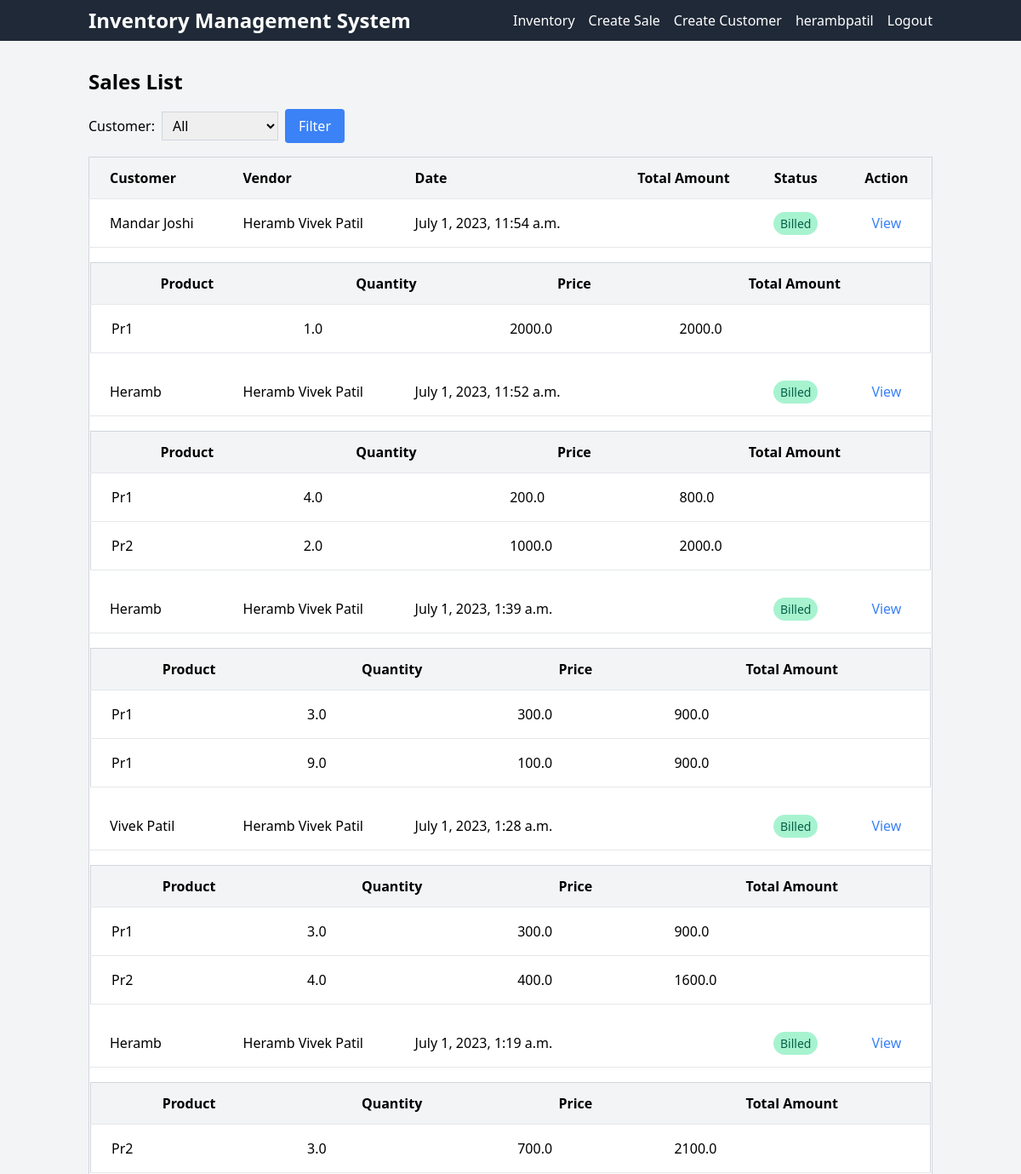
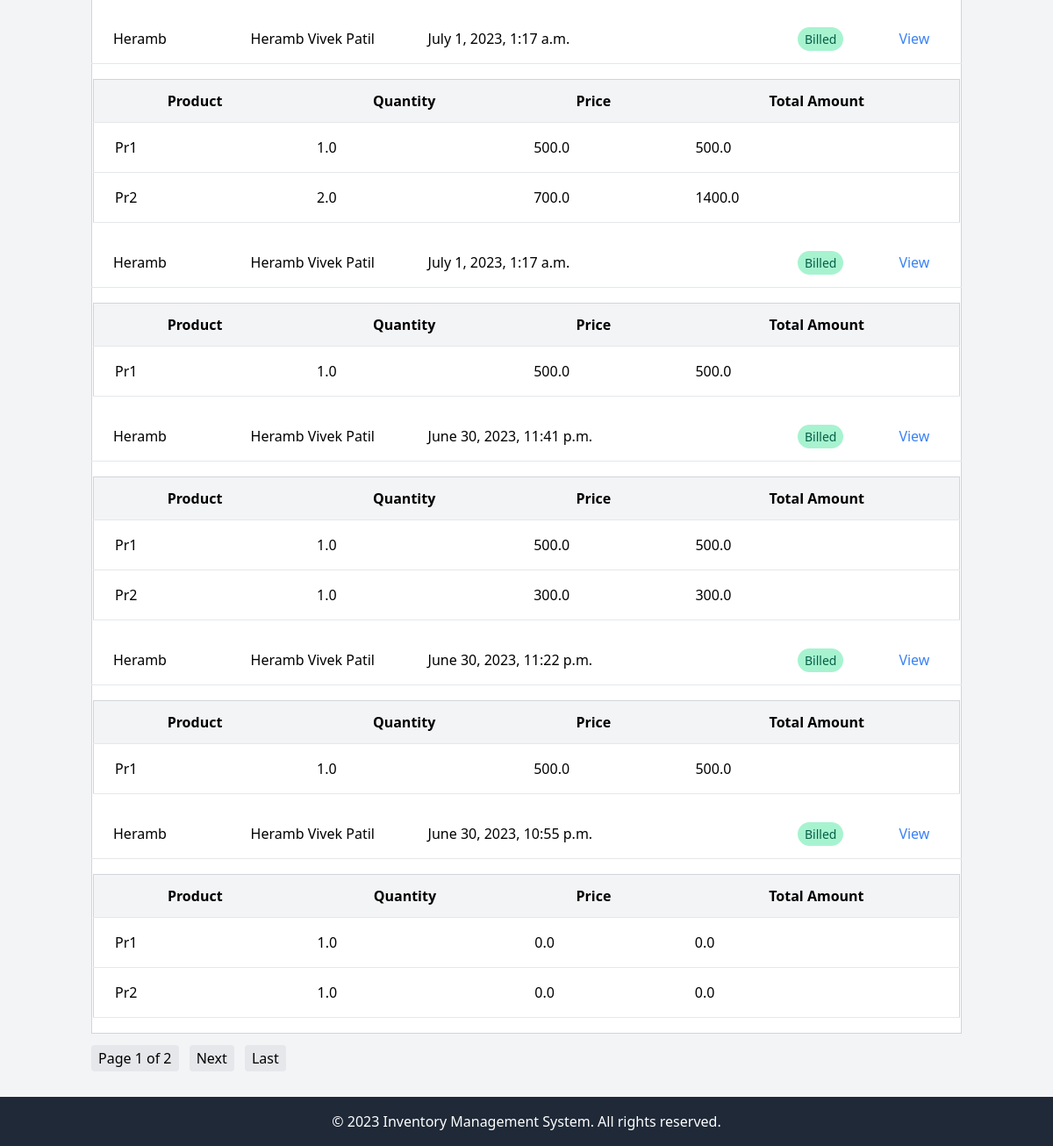
The page /sale/ (signed in) on the database as committed earlier (2 pictures, top to bottom).
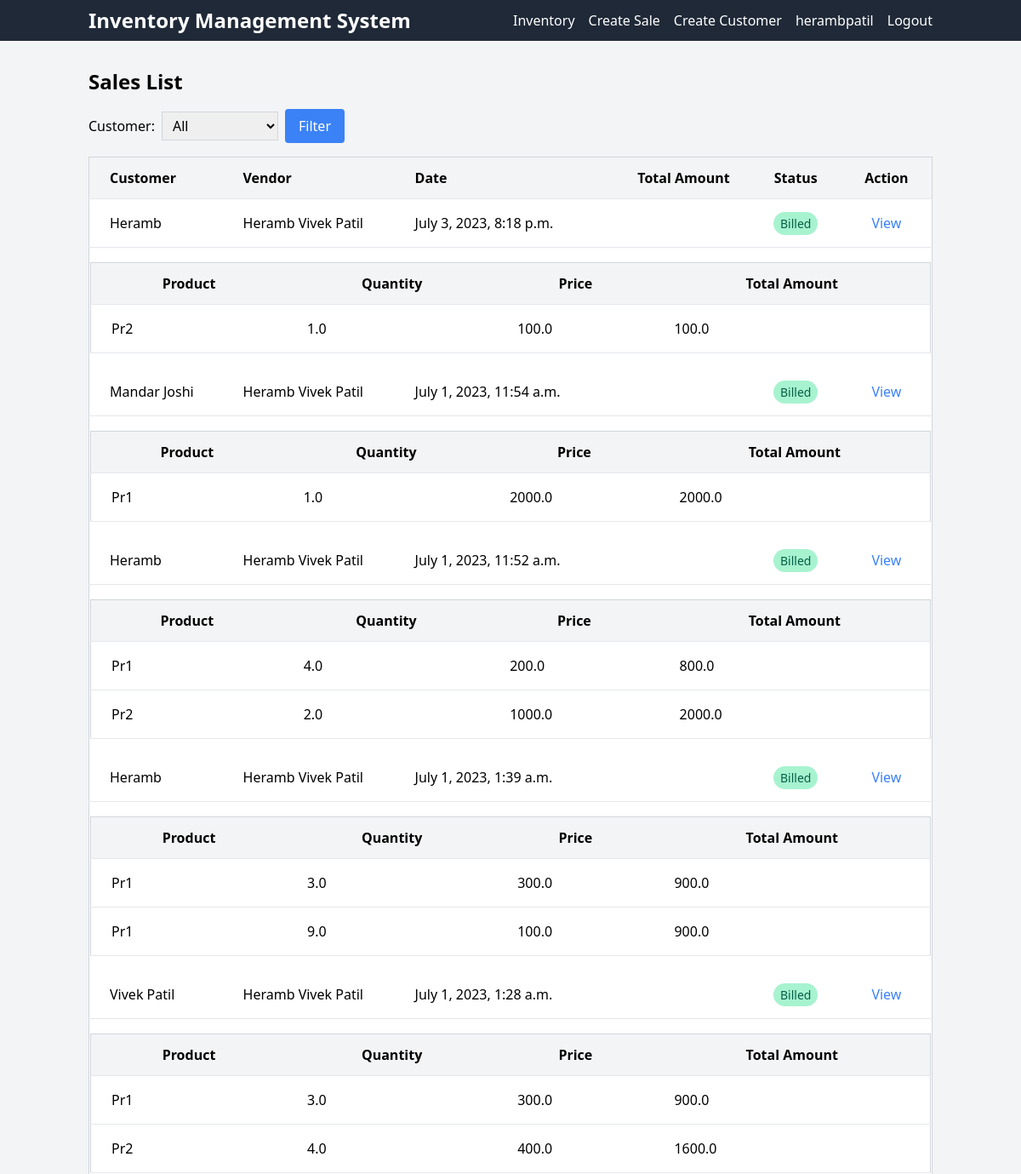
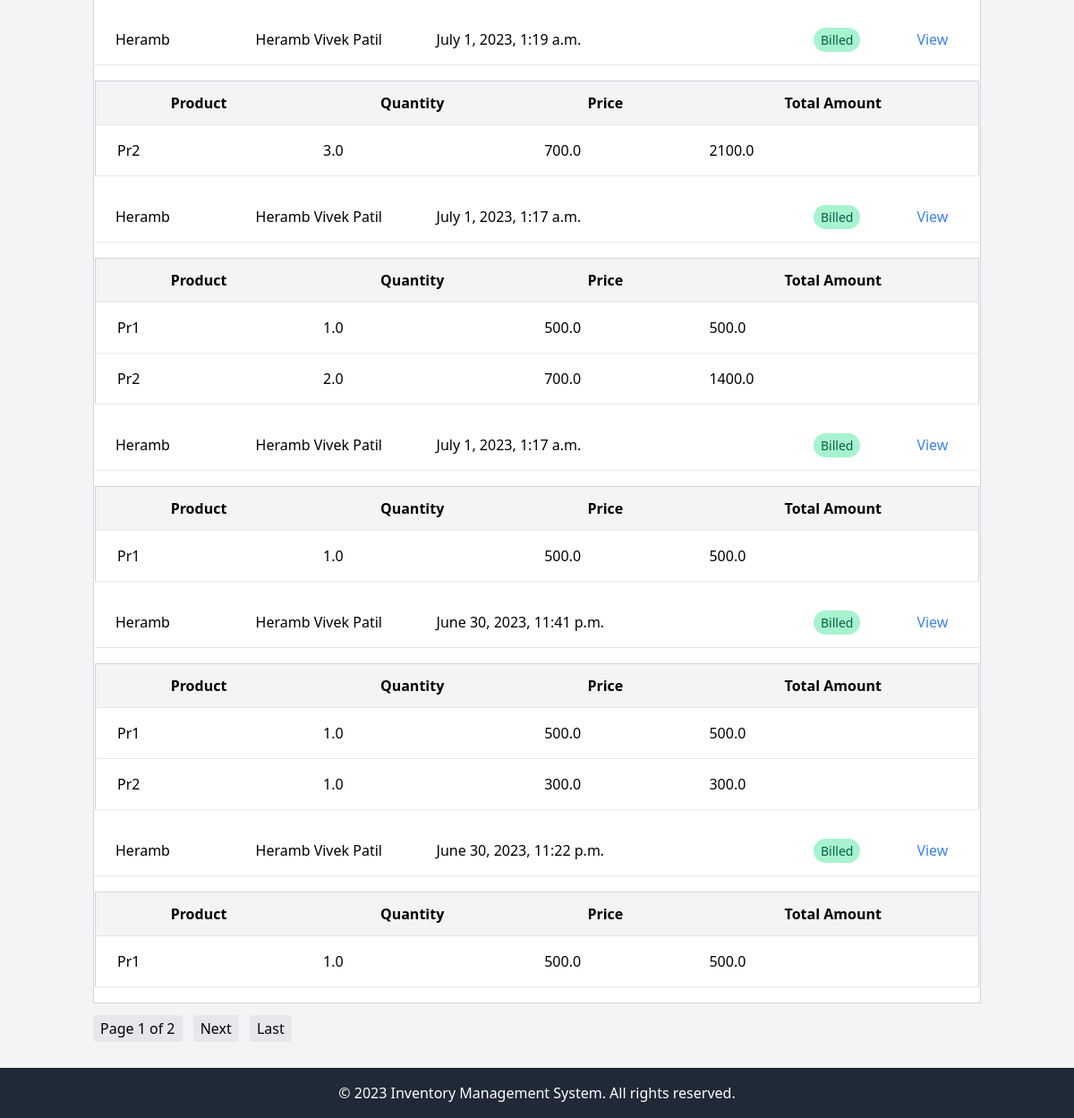
The same page on the database as committed later (2 pictures, top to bottom).
### main/models.py (models this page shows, shortened)
class Sale(models.Model):
    vendor = models.ForeignKey(Vendor, on_delete=models.CASCADE, default=1)
    customer = models.ForeignKey(Customer, on_delete=models.CASCADE, null=True)
    sale_date = models.DateTimeField(auto_now_add=True)
    billed = models.BooleanField(default=False)
    class Meta:
        verbose_name_plural = 'Sales'

class Customer(models.Model):
    customer_name = models.CharField(max_length=50, blank=True, default=" ")
    customer_mobile = models.CharField(max_length=50, default="0")
    customer_address = models.TextField(default=" ")
    vendor = models.ForeignKey(settings.AUTH_USER_MODEL, on_delete=models.CASCADE, related_name='customers',default=1)
    def __str__(self):
        return self.customer_name
    class Meta:
        verbose_name_plural = '7. Customers'

class Vendor(models.Model):
    user = models.OneToOneField(
        settings.AUTH_USER_MODEL,
        on_delete=models.CASCADE,
        null=True,
        related_name='vendor_profile'
    )
    full_name = models.CharField(max_length=50)
    photo = models.ImageField(upload_to="vendor/")
    address = models.TextField()
    mobile = models.CharField(max_length=15)
    status = models.BooleanField(default=False)
    class Meta:
        verbose_name_plural = '1. Vendors'
    def __str__(self):
        return self.full_name

class SaleItem(models.Model):
    sale = models.ForeignKey(Sale, related_name='sale_items', on_delete=models.CASCADE)
    product = models.ForeignKey(Product, on_delete=models.CASCADE)
    qty = models.FloatField(default=0)
    price = models.FloatField(default=0)
    total_amt = models.FloatField(default=0)

class Product(models.Model):
    title = models.CharField(max_length=50)
    detail = models.TextField()
    unit = models.ForeignKey(Unit, on_delete=models.CASCADE)
    photo = models.ImageField(upload_to="product/")
    class Meta:
        verbose_name_plural = '3. Products'
    def __str__(self):
        return self.title

### main/views.py (the view)
# urls.py: path('sale/', views.sale_list, name='sale_list'),
def sale_list(request):
    sales = Sale.objects.filter(customer__vendor=request.user)
    selected_customer = request.GET.get('customer')
    if selected_customer:
        sales = Sale.objects.filter(customer_id=selected_customer).order_by('-sale_date')
    else:
        sales = Sale.objects.all().order_by('-sale_date')
    paginator = Paginator(sales, 10)  # Show 10 sales per page
    page_number = request.GET.get('page')
    page_obj = paginator.get_page(page_number)
    customers = Customer.objects.all()
    context = {
        'sales': page_obj,
        'customers': customers,
        'selected_customer': selected_customer
    }
    return render(request, 'sale_list.html', context)

### templates/sale_list.html (shortened to what this page needs)
{% extends 'base.html' %}
{% block content %}
  <h1 class="text-2xl font-bold mb-4">Sales List</h1>
  <div class="mb-4">
    <form action="{% url 'main:sale_list' %}" method="GET">
      <div class="flex items-center">
        <label for="customer-filter" class="mr-2">Customer:</label>
        <select name="customer" id="customer-filter" class="px-2 py-1 border border-gray-300">
          <option value="">All</option>
        </select>
        <button type="submit" class="ml-2 px-4 py-2 bg-blue-500 text-white rounded hover:bg-blue-700">Filter</button>
      </div>
    </form>
  </div>
  <div class="overflow-x-auto">
    <table class="min-w-full bg-white border border-gray-300">
      <thead>
        <tr>
          <th class="px-6 py-3 bg-gray-100 border-b text-left">Customer</th>
          <th class="px-6 py-3 bg-gray-100 border-b text-left">Vendor</th>
          <th class="px-6 py-3 bg-gray-100 border-b text-left">Date</th>
          <th class="px-6 py-3 bg-gray-100 border-b text-right">Total Amount</th>
          <th class="px-6 py-3 bg-gray-100 border-b text-center">Status</th>
          <th class="px-6 py-3 bg-gray-100 border-b text-center">Action</th>
        </tr>
      </thead>
      <tbody>
        {% for sale in sales %}
          <tr>
            <td class="px-6 py-4 border-b text-left">{{ sale.customer }}</td>
            <td class="px-6 py-4 border-b text-left">{{ sale.vendor }}</td>
            <td class="px-6 py-4 border-b text-left">{{ sale.sale_date }}</td>
            <td class="px-6 py-4 border-b text-right">{{ sale.total_amount }}</td>
            <td class="px-6 py-4 border-b text-center">
              {% if sale.billed %}
                <span class="px-2 py-1 text-sm text-green-800 bg-green-200 rounded-full">Billed</span>
              {% else %}
                <span class="px-2 py-1 text-sm text-red-800 bg-red-200 rounded-full">Not Billed</span>
              {% endif %}
            </td>
            <td class="px-6 py-4 border-b text-center">
              <a href="{% url 'main:sale_detail' sale.id %}" class="text-blue-500 hover:text-blue-700">View</a>
            </td>
          </tr>
          <tr>
            <td colspan="6" class="border-t">
              <table class="w-full border border-gray-300 my-4">
                <thead>
                  <tr>
                    <th class="px-6 py-3 bg-gray-100 border-b">Product</th>
                    <th class="px-6 py-3 bg-gray-100 border-b">Quantity</th>
                    <th class="px-6 py-3 bg-gray-100 border-b">Price</th>
                    <th class="px-6 py-3 bg-gray-100 border-b">Total Amount</th>
                  </tr>
                </thead>
                <tbody>
                  {% for item in sale.sale_items.all %}
                    <tr>
                      <td class="px-6 py-4 border-b">{{ item.product }}</td>
                      <td class="px-6 py-4 border-b">{{ item.qty }}</td>
                      <td class="px-6 py-4 border-b">{{ item.price }}</td>
                      <td class="px-6 py-4 border-b">{{ item.total_amt }}</td>
                    </tr>
                  {% empty %}
                    <tr>
                      <td colspan="4" class="px-6 py-4 text-center">No sale items found.</td>
                    </tr>
                  {% endfor %}
                </tbody>
              </table>
            </td>
          </tr>
        {% empty %}
          <tr>
            <td colspan="6" class="px-6 py-4 text-center">No sales found.</td>
          </tr>
        {% endfor %}
      </tbody>
    </table>
  </div>
  <div class="mt-4">
    <span class="mr-2 px-2 py-1 bg-gray-200 rounded">Page {{ sales.number }} of {{ sales.paginator.num_pages }}</span>
    {% if sales.has_next %}
      <a href="?page={{ sales.next_page_number }}" class="mr-2 px-2 py-1 bg-gray-200 rounded">Next</a>
      <a href="?page={{ sales.paginator.num_pages }}" class="mr-2 px-2 py-1 bg-gray-200 rounded">Last</a>
    {% endif %}
  </div>
{% endblock %}

Rows that differ between the two databases and show on the page:
no longer on this page (row unchanged): Sale: customer "Heramb", vendor "Heramb Vivek Patil", sale_date "June 30, 2023, 10:55 p.m.", billed "Billed"
no longer on this page (row unchanged): SaleItem: product "Pr1", qty "1.0", price "0.0", total_amt "0.0", shown under "Heramb"
no longer on this page (row unchanged): SaleItem: product "Pr2", qty "1.0", price "0.0", total_amt "0.0", shown under "Heramb"
added Sale: customer "Heramb", vendor "Heramb Vivek Patil", sale_date "July 3, 2023, 8:18 p.m.", billed "Billed"
added SaleItem: product "Pr2", qty "1.0", price "100.0", total_amt "100.0", shown under "Heramb"
